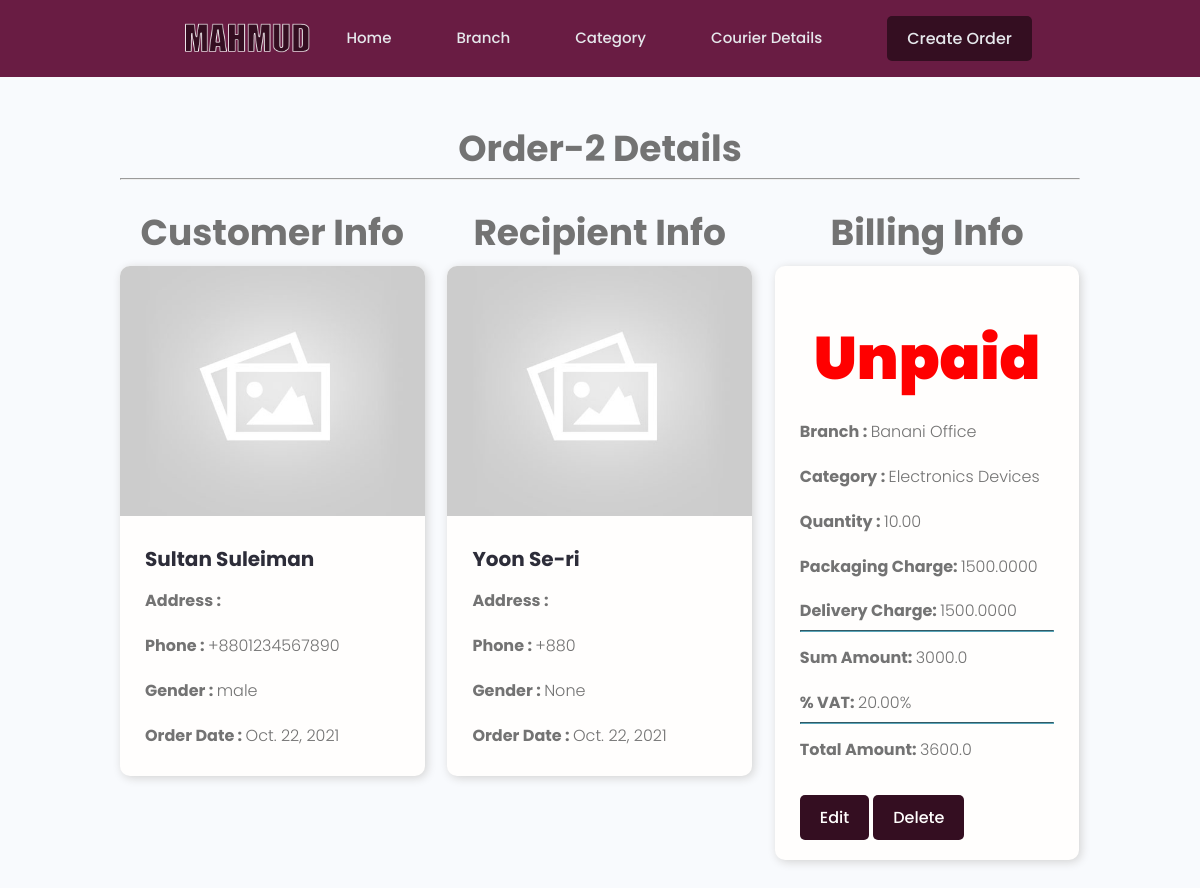
The page /view-order-details/Order-2/ on the database as committed earlier.
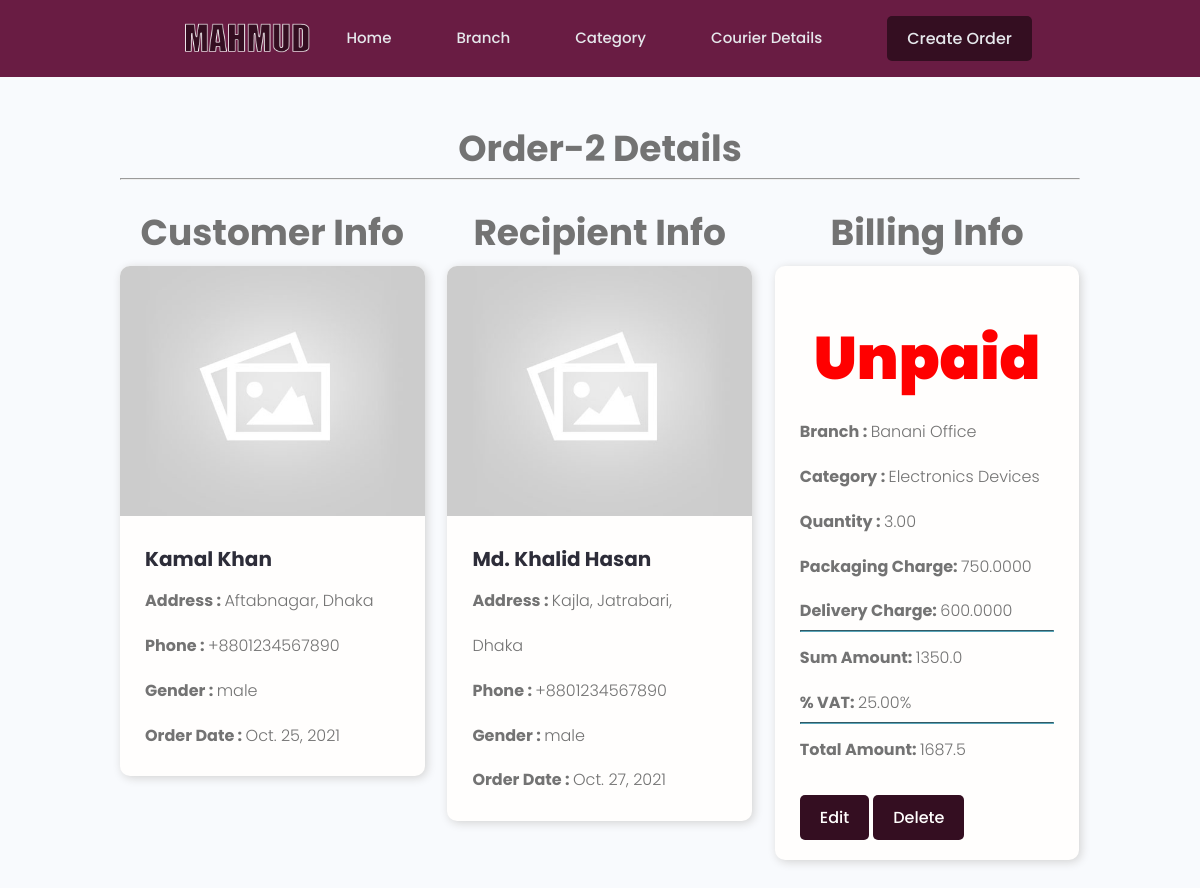
The same page on the database as committed later.
### category/models.py (models this page shows, shortened)
class Order(models.Model):
    GENDER_TYPE = (
        ('male','male'),
        ('female','female'),
        ('others','others')
    )
    order_id = models.CharField(max_length=20, unique=True, primary_key=True, default='Order-')
    customer_name = models.CharField(max_length=200)
    customer_image = models.ImageField(null=True, blank=True, default='default.jpg')
    customer_phone = models.CharField(max_length=200, null=True,blank=True, default='+880')
    customer_address = models.TextField(null=True,blank=True)
    customer_gender = models.CharField(max_length=50,choices=GENDER_TYPE, null=True,blank=True)
    branch_name = models.ForeignKey(Branch, on_delete=models.CASCADE)
    category = models.ForeignKey(Category, on_delete=models.CASCADE)
    quantity = models.DecimalField(max_digits=10, decimal_places=2, default=1)
    order_date = models.DateField(("Date"), default=date.today)
    recipient_name = models.CharField(max_length=200)
    recipient_image = models.ImageField(null=True, blank=True, default='default.jpg')
    recipient_phone = models.CharField(max_length=200, null=True,blank=True, default='+880')
    recipient_address = models.TextField(null=True,blank=True)
    recipient_gender = models.CharField(max_length=50,choices=GENDER_TYPE, null=True,blank=True)
    delivery_date  = models.DateField(("Date"), default=date.today)
    created = models.DateTimeField(auto_now_add=True) #save time once when created
    updated = models.DateTimeField(auto_now=True) #save time every time when updated
    @property
    def customerImageURL(self):
        try:
            img = self.customer_image.url
        except:
            img = ''
        return img
    @property
    def recipientImageURL(self):
        try:
            img = self.recipient_image.url
        except:
            img = ''
        return img

class Billing(models.Model):
    STATUS_TYPE = (
        ('Paid','Paid'),
        ('Unpaid','Unpaid'),
    )
    billing_id = models.UUIDField(default=uuid.uuid4, unique=True, primary_key=True,  editable=False)
    order_id = models.OneToOneField(Order, on_delete=models.CASCADE)
    total_amount = models.DecimalField(max_digits=10, decimal_places=2)
    status = models.CharField(max_length=50,choices=STATUS_TYPE, default='Unpaid')

class Branch(models.Model):
    branch_id = models.UUIDField(default=uuid.uuid4, unique=True, primary_key=True, editable=False)
    branch_name = models.CharField(max_length=200, unique=True)
    branch_address = models.TextField(null=True,blank=True, unique=True)
    date_opened = models.DateField(null=True,blank=True)
    branch_revenue = models.DecimalField(max_digits=20, decimal_places=2, null=True,blank=True)
    def __str__(self):
        return self.branch_name

class Category(models.Model):
    category_id = models.UUIDField(default=uuid.uuid4, unique=True, primary_key=True, editable=False)
    category_name = models.CharField(max_length=200, unique=True)
    category_description = models.TextField(null=True,blank=True)
    category_image = models.ImageField(null=True, blank=True, default='default.jpg')
    category_quantity = models.DecimalField(max_digits=10, decimal_places=2, default=1)
    packaging_charge = models.DecimalField(max_digits=10, decimal_places=2)
    delivery_charge = models.DecimalField(max_digits=10, decimal_places=2)
    category_vat = models.DecimalField(max_digits=10, decimal_places=2, default=5)
    category_created = models.DateTimeField(auto_now_add=True)
    def __str__(self):
        return self.category_name

### category/views.py (the view)
# urls.py: path('view-order-details/<str:pk>/', views.viewOrderDetails, name='view-order-details'),
def viewOrderDetails(req, pk):
    order = Order.objects.get(order_id=pk)
    billing = Billing.objects.get(order_id=pk)
    category = Order.objects.get(order_id=pk).category
    packCharge = category.packaging_charge
    delCharge = category.delivery_charge
    quantity = Order.objects.get(order_id=pk).quantity
    amount = float(packCharge+delCharge)*float(quantity)
    vat = category.category_vat
    total_amount = amount+amount*float(vat)*.01
    context = {'order':order,'billing':billing,'packCharge':packCharge*quantity,'delCharge':delCharge*quantity,'quantity':quantity,'amount':amount,'vat':vat,'total_amount':total_amount}
    return render(req, 'category/order-details.html',context)

### category/templates/category/order-details.html (shortened to what this page needs)
<!DOCTYPE html>
{% extends 'main.html' %}
    {% block content %}
    <main class="projects">
        <section class="top-padding-max">
            <div class="container">
                <h2 style="text-align: center;">{{order.order_id}} Details</h2><hr><br>
                <div class="grid grid--three">
                    <div class="column">
                        <h2 style="text-align: center;">Customer Info</h2>
                        <div class="card project">
                            <a href="#" class="card-a project">
                                <img class="project__thumbnail" src="{{order.customerImageURL}}" alt="project thumbnail" />
                                <div class="card__body">
                                    <h3 class="project__title">{{order.customer_name}}</h3>
                                    <h4><span style="font-weight: bold;">Address    : </span> <span>{{order.customer_address}}</span></h4>
                                    <h4><span style="font-weight: bold;">Phone      : </span> <span>{{order.customer_phone}}</span></h4>
                                    <h4><span style="font-weight: bold;">Gender     : </span> <span>{{order.customer_gender}}</span></h4>
                                    <h4><span style="font-weight: bold;">Order Date : </span> <span>{{order.order_date}}</span></h4>
                                </div>
                            </a>
                        </div>
                    </div>
                    <div class="column">
                        <h2  style="text-align: center;">Recipient Info</h2>
                        <div class="card project">
                            <a href="#" class="card-a project">
                                <img class="project__thumbnail" src="{{order.recipientImageURL}}" alt="project thumbnail" />
                                <div class="card__body">
                                    <h3 class="project__title">{{order.recipient_name}}</h3>
                                    <h4><span style="font-weight: bold;">Address    : </span> <span>{{order.recipient_address}}</span></h4>
                                    <h4><span style="font-weight: bold;">Phone      : </span> <span>{{order.recipient_phone}}</span></h4>
                                    <h4><span style="font-weight: bold;">Gender     : </span> <span>{{order.recipient_gender}}</span></h4>
                                    <h4><span style="font-weight: bold;">Order Date : </span> <span>{{order.delivery_date}}</span></h4>
                                </div>
                            </a>
                        </div>
                    </div>
                    <div class="column">
                        <h2  style="text-align: center;">Billing Info</h2>
                        <div class="card project">
                            <a href="" class="card-a project">
                                <div class="card__body">
                                    <h3 class="project__title" style="text-align: center;">
                                        {% if billing.status == 'Paid'%}
                                        <span style="font-size: 60px ; font-weight: 900; color: lightgreen;">{{billing.status}}</span>
                                        {% else %}
                                        <span style="font-size: 60px; font-weight: 900; color: red;">{{billing.status}}</span>
                                        {%endif%}
                                    </h3>
                                    <h4><span style="font-weight: bold;">Branch     : </span> <span>{{order.branch_name}}</span></h4>
                                    <h4><span style="font-weight: bold;">Category   : </span> <span>{{order.category}}</span></h4>
                                    <h4><span style="font-weight: bold;">Quantity   : </span> <span>{{order.quantity}}</span></h4>
                                    <h4><span style="font-weight: bold;">Packaging Charge: </span> <span>{{packCharge}}</span></h4>
                                    <h4><span style="font-weight: bold;">Delivery Charge: </span> <span>{{delCharge}}</span></h4><hr>
                                    <h4><span style="font-weight: bold;">Sum Amount: </span> <span>{{amount}}</span></h4>
                                    <h4><span style="font-weight: bold;">% VAT: </span> <span>{{vat}}%</span></h4><hr>
                                    <h4><span style="font-weight: bold;">Total Amount: </span> <span>{{total_amount}}</span></h4>
                                    <div>
                                        <a href="{% url 'update-order-form' order.order_id%}" class="btn btn--sub" >Edit</a>
                                        <a href="{% url 'delete-order-form' order.order_id%}" class="btn btn--sub" >Delete</a>
                                    </div>
                                </div>
                            </a>
                        </div>
                    </div>
                </div>
            </div>
        </section>
    </main>
    {% endblock content %}

### templates/main.html (shortened to what this page needs)
<!DOCTYPE html>
{% load static %}
<html lang="en">
<head>
    <link rel="stylesheet" href="https://cdn.iconmonstr.com/1.3.0/css/iconmonstr-iconic-font.min.css" />
    <link rel="stylesheet" href='{% static "uikit/styles/uikit.css" %}' />
    <link rel="stylesheet" href='{% static "styles/app.css" %}' />
</head>
<body>
    {% include  'navbar.html' %}
    {% block content %}
    {% endblock content %}
</body>
</html>

### templates/navbar.html (shortened to what this page needs)
<!DOCTYPE html>
{% load static %}
<html lang="en">
<head>
</head>
<body>
    <header class="header">
        <div class="container container--narrow">
        <a href="/" class="header__logo">
            <img src='{% static "images/logo.png" %}' alt="Mahmud Logo" />
        </a>
        <nav class="header__nav">
            <ul class="header__menu">
                <li class="header__menuItem"><a href="/">Home</a></li>
                <li class="header__menuItem"><a href="{%url 'branch' %}">Branch</a></li>
                <li class="header__menuItem"><a href="{%url 'category' %}">Category</a></li>
                <li class="header__menuItem"><a href="{%url 'courier-details' %}">Courier Details</a></li>
                <li class="header__menuItem"><a href="{%url 'order-form' %}" class="btn btn--sub">Create Order</a></li>
            </ul>
        </nav>
        </div>
    </header>
</body>
</html>

### static/styles/app.css (style rules this page uses)
body { margin: 0; padding: 0; }
:root { --color-sub: #2d2d39; }
.btn--sub { background-color: #340e21; }
.top-padding-max { padding-top: 120px; }
.card { border: none; border-radius: 10px; overflow: hidden; box-shadow: 2px 2px 10px lightgray; transition: box-shadow .3s ease-in-out; }
.card-a { width: 100%; }
img { width: 100%; }
.header { position: fixed; width: 100%; z-index: 111; background-color: #691c43; padding: 1.5rem 0; }
.header > .container { display: flex; justify-content: space-between; align-items: center; }
.header__logo > img { height: 3.8rem; }
.header__nav > ul { display: inline-flex; align-items: center; list-style: none; gap: 6.5rem; }
.header__menuItem > a { color: var(--color-light); font-weight: 500; }
.project__thumbnail { height: 25rem; object-fit: cover; object-position: top center; }
.project__title { font-size: 2rem; font-weight: 700; color: var(--color-sub); }

### static/uikit/styles/modules/_variables.css (style rules this page uses)
:root { --color-main: #5aa5b9; --color-main-light: #e6faff; --color-sub: #3f4156; --color-sub-light: #51546e; --color-sub-lighter: #ededfd; --color-text: #737373; --color-gray: #8b8b8b; --color-light: #e5e7eb; --color-light-gray: #767676; --color-bg: #f8fafd; --color-white: #fffefd; --color-white-light: #f3f3f3; --color-success: #359e64; --color-success-bg: #def8e8; --color-error: #fc4b0b; --color-error-bg: #fff2ee; --font-base: 'Poppins', arial, helvetica, 'Segoe UI', roboto, ubuntu, sans-serif; --font-monospace: 'Fira Code', 'Courier New', courier, monospace; --font-regular: 300; --font-medium: 500; --font-bold: 700; --generic-shadow: 1px 1px 5px #00000010; --generic-transition: all 0.3s ease-in-out; }

### static/uikit/styles/modules/_base.css (style rules this page uses)
* { margin: 0; padding: 0; box-sizing: border-box; text-rendering: optimizeLegibility; color: inherit; font-size: inherit; }
html { font-size: 50%; }
@media only screen and (min-width: 480px) { html { font-size: 56.25%; } }
@media only screen and (min-width: 1200px) { html { font-size: 62.5%; } }
body { line-height: 1.6; font-weight: 400; font-size: 1.5rem; color: var(--color-text); background-color: var(--color-bg); min-height: 100vh; }

### static/uikit/styles/modules/_typography.css (style rules this page uses)
* { font-family: var(--font-base); }
h2 { font-size: 3.6rem; font-weight: var(--font-bold); }
h3 { font-size: 3.2rem; font-weight: var(--font-medium); }
h4 { font-size: 2.8rem; font-weight: var(--font-medium); }
p, span, strong { font-size: 1.6rem; color: var(--color-text); font-weight: var(--font-regular); }
a { padding-bottom: 2px; text-decoration: none; display: inline-block; color: var(--color-main); font-weight: var(--font-medium); }

### static/uikit/styles/modules/_utilities.css (style rules this page uses)
.container { width: 92%; max-width: 165rem; margin: 0 auto; box-sizing: border-box; }
.container--narrow { width: 92%; max-width: 120rem; }
@media screen and (min-width: 1000px) { .container { width: 90%; } }
@media screen and (min-width: 1000px) { .container--narrow { width: 85%; } }
@media screen and (min-width: 1200px) { .container { width: 80%; } }
@media screen and (min-width: 1200px) { .container--narrow { width: 72%; } }

### static/uikit/styles/modules/_button.css (style rules this page uses)
.btn { display: inline-block; position: relative; cursor: pointer; background-color: var(--color-light); font-weight: var(--font-medium); color: var(--color-sub); text-decoration: none; padding: 1rem 2rem; border-radius: 0.5rem; border: none; width: -webkit-fit-content; width: -moz-fit-content; width: fit-content; height: -webkit-fit-content; height: -moz-fit-content; height: fit-content; font-size: 1.6rem; outline-width: 0; outline-color: transparent; -webkit-backface-visibility: hidden; backface-visibility: hidden; transition: all 0.3s ease-in-out; }
.btn--sub { background-color: var(--color-sub); color: var(--color-white); }

### static/uikit/styles/modules/_card.css (style rules this page uses)
.card { border-radius: 1rem; background-color: var(--color-white); border: 1.5px solid var(--color-light); width: auto; height: auto; margin-top: 0.5rem; margin-bottom: 0.5rem; overflow: hidden; }
.card__body, .card__header { padding: 2rem 2.5rem; }

Rows that differ between the two databases and show on the page:
removed Category: category_vat "20.00"
changed Order "Order-2": customer_name "Sultan Suleiman" → "Kamal Khan"; customer_address (not shown) → "Aftabnagar, Dhaka"; order_date "Oct. 22, 2021" → "Oct. 25, 2021"; recipient_name "Yoon Se-ri" → "Md. Khalid Hasan"; recipient_address (not shown) → "Kajla, Jatrabari, Dhaka"; recipient_phone "+880" → "+8801234567890"; recipient_gender "None" → "male"; delivery_date "Oct. 22, 2021" → "Oct. 27, 2021"; quantity "10.00" → "3.00"
added Category: category_vat "25.00"
Other text that changed with them:
{{ packCharge }}: "1500.0000" → "750.0000"
{{ delCharge }}: "1500.0000" → "600.0000"
{{ amount }}: "3000.0" → "1350.0"
{{ total_amount }}: "3600.0" → "1687.5"
